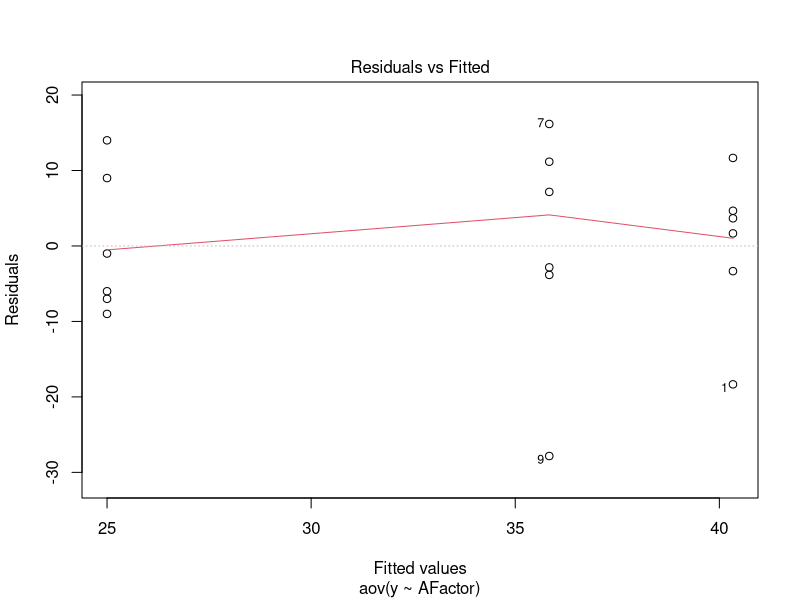
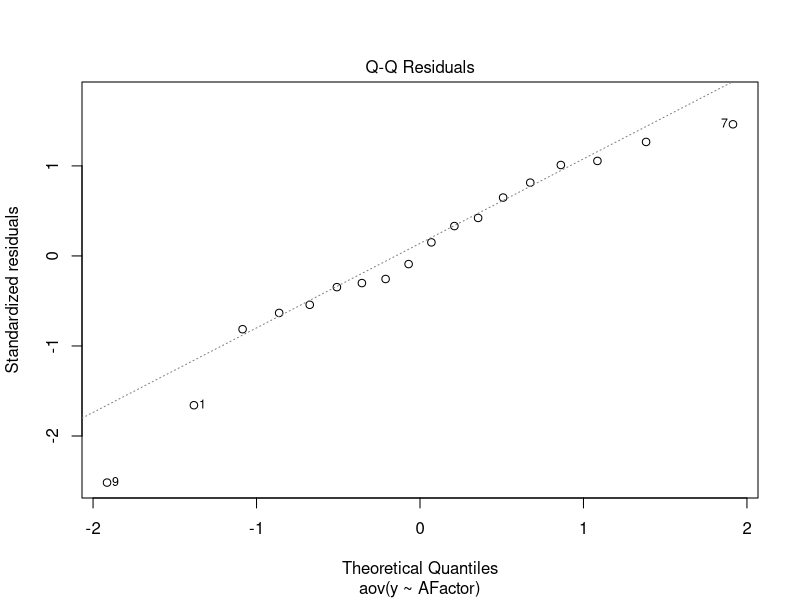
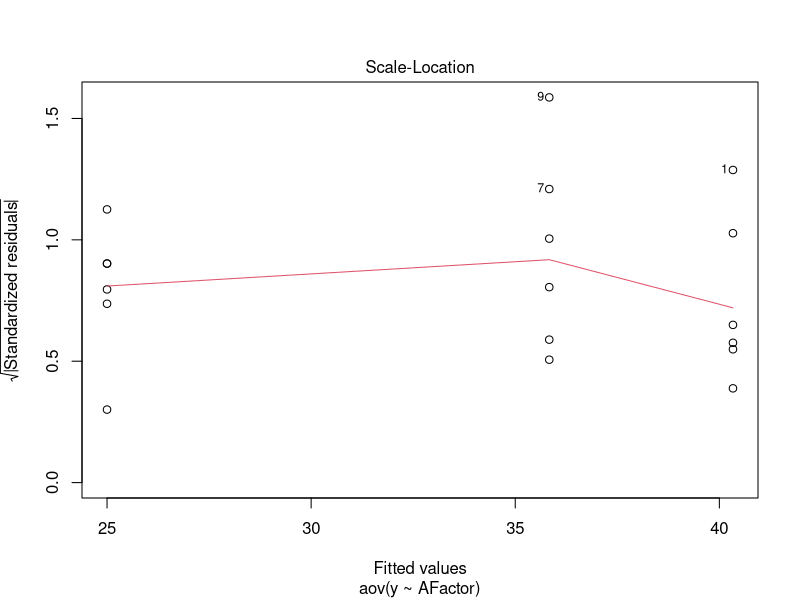
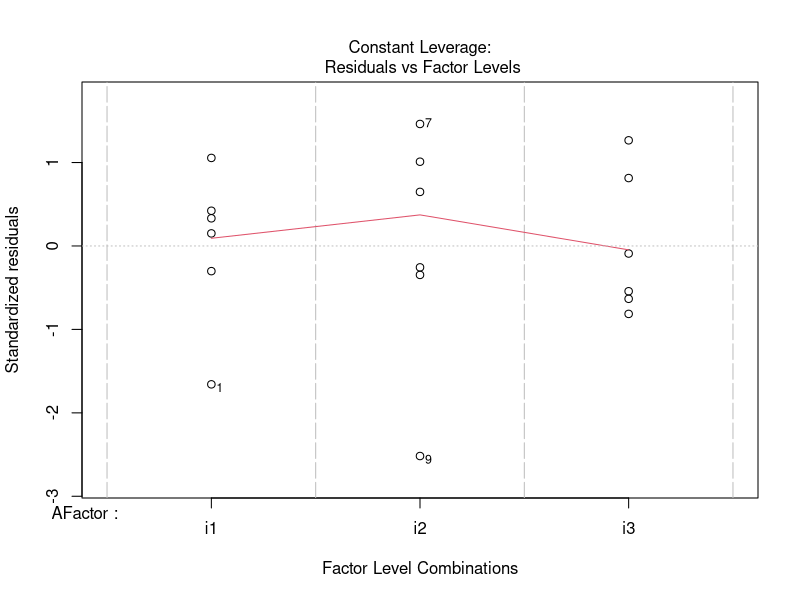
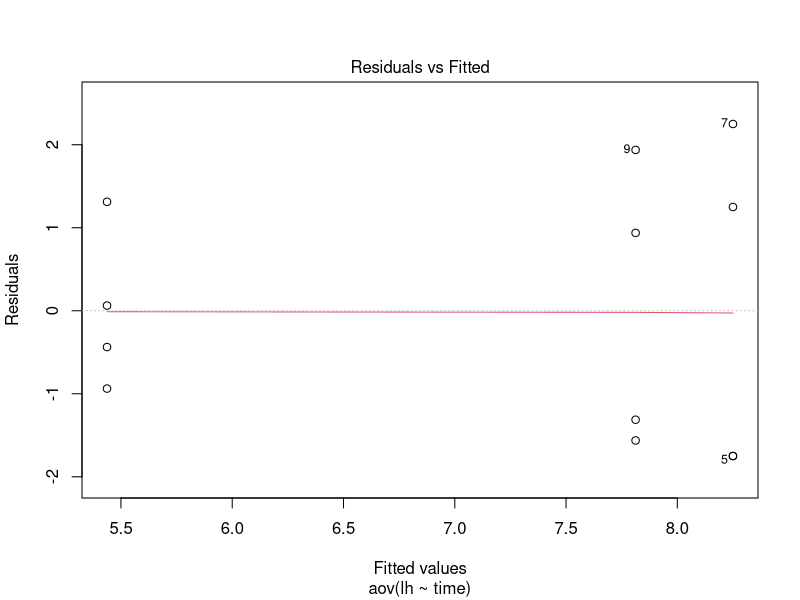
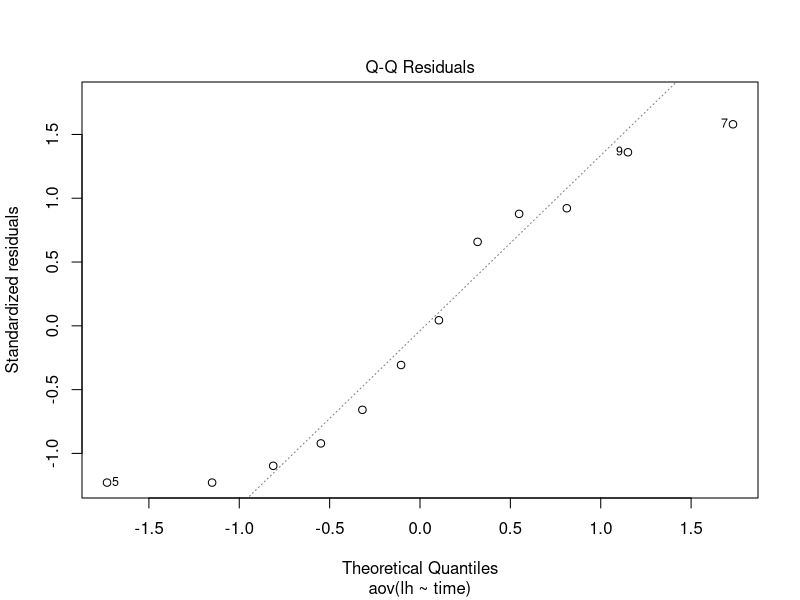
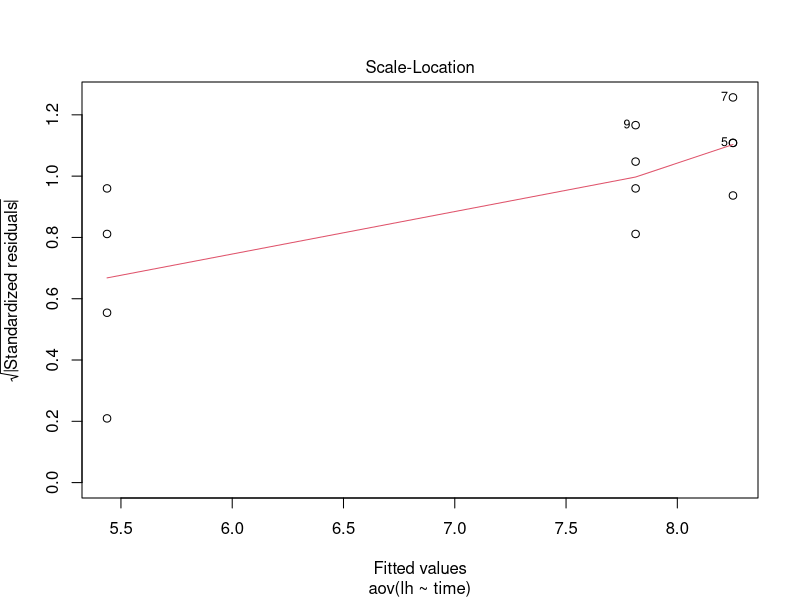
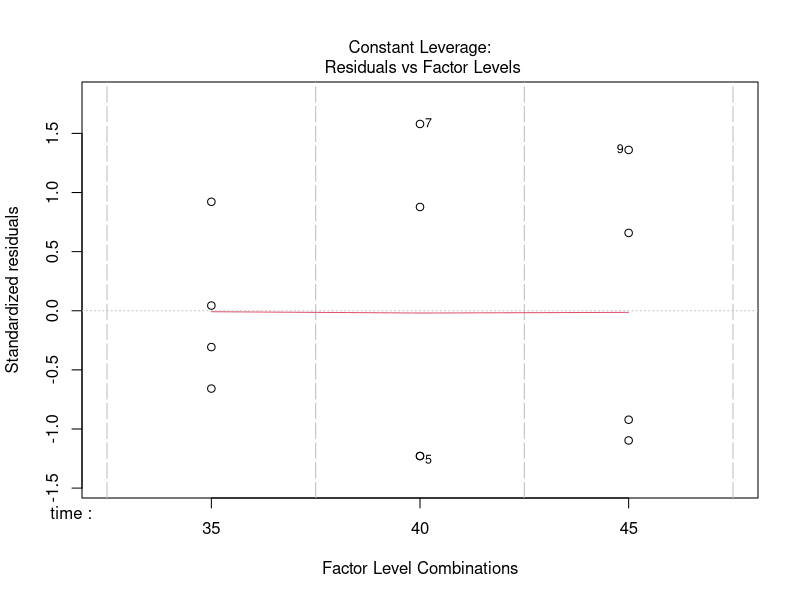

Recreate these plots in R, in order.
#Q1
#H0 : u1 = u2 = u3  vs H1 : atleast 1 is not equal
y <- c(22,42,44,52,45,37,52,33,8,47,43,32,16,24,19,18,34,39)
AFactor <- c("i1","i1","i1","i1","i1","i1", "i2", "i2", "i2", "i2", "i2", "i2", "i3", "i3", "i3", "i3", "i3", "i3")
AFactor1 <- c(rep("i1",6),rep("i2",6),rep("i3",6))
DF <- data.frame(y,AFactor)
result <- aov(y~AFactor)
summary(result)  
TukeyHSD(result)
plot(result)
#plot1 shows slight deviation it can still be considered to be linear
#plot2 shows majority of  observations in a straight line i.e.they are normally distributed
#plot3 shows the line deviating thus it is hetroscedastic
#plot4 shows no outliers outside the cook's distance line, the factor i2 has a higher mean


#Q2)
#H0 : u1 = u2 = u3 vs H1 : atleast 1 is not the same
lh <- c(4.5, 5, 5.5, 6.75, 6.5, 6.5, 10.5, 9.5, 9.75, 8.75, 6.5, 6.25)
time <- c(rep("35", 4), rep("40", 4), rep("45", 4))
result2 <- aov(lh~time)
result2
summary(result2)
qf(0.95,2,9) #Ftab
TukeyHSD(result2)
plot(result2)




#plot1 shows no deviation, thus can be considered to be linear
#plot2 shows a few observations deviationg greatly from the straight line i.e. they are not normally distributed
#plot3 shows the line deviating thus it is hetroscedastic
#plot4 shows no outliers outside the cook's distance line


#Q3) 
#H0 : u1 = u2 = u3 = u4 vs H1 : atleast 1 is not the same


tstr <- c(3129, 3000, 2865, 2890, 3200, 3300, 2975, 3150, 2800, 2900, 2985, 3050, 2600, 2700, 2600, 2765)
mt <- c(rep("mt1",4), rep("mt2",4), rep("mt3",4), rep("mt4",4))
result3 <- aov(tstr~mt)
result3
qf(0.95, 3, 12)
summary(result3)
TukeyHSD(result3)
plot(result3)
#plot1 shows slight deviation but can still be considered to be linear
#plot2 shows majority of  observations in a straight line i.e.they are normally distributed
#plot3 shows the line only slightly deviating thus it is homoscedastic
#plot4 shows no outliers outside the cook's distance line and the mean of of mt2 is slightly higher compared to others

